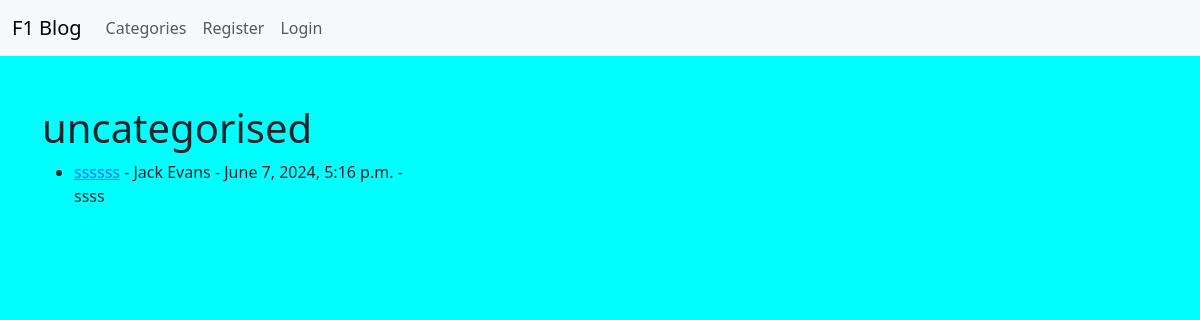
Page /category/6/ on the earlier database version.
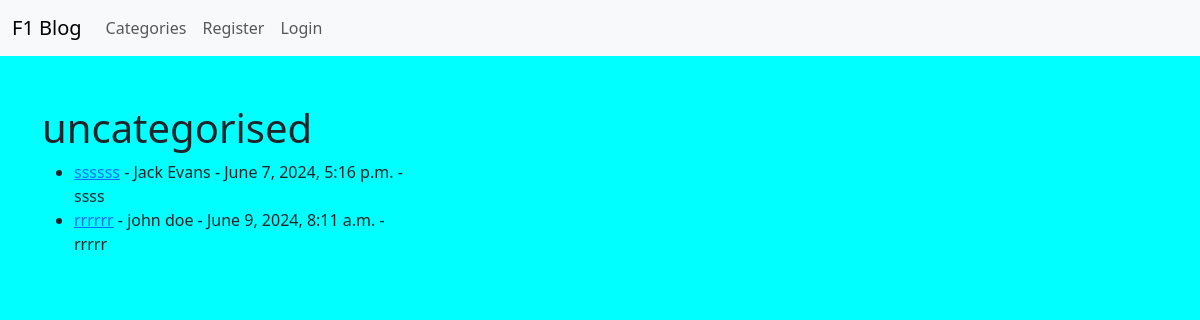
Same page on the later database version.
### blog/models.py (models this page shows, shortened)
class Post(models.Model):
    title = models.CharField(max_length=255)
    title_tag = models.CharField(max_length=255, default="F1 blog")
    author = models.ForeignKey(User, on_delete=models.CASCADE)
    body = models.TextField()
    timestamp = models.DateTimeField(auto_now_add=True)
    post_date = models.DateField(auto_now_add=True)
    category = models.ForeignKey(Category, on_delete=models.CASCADE)
    snippet = models.CharField(
        max_length=255,
    )

### blog/views.py (the view)
# urls.py: path("category/<int:pk>/", CategoryView, name="category"),
def CategoryView(request, pk):
    category_posts = Post.objects.filter(category=pk)
    category = Category.objects.get(pk=pk)
    return render(
        request,
        "categories.html",
        {"cats": category.name, "category_posts": category_posts},
    )

### blog/templates/categories.html (shortened to what this page needs)
{% extends 'base.html' %} {% block content %}<br />
{% if category_posts %}
<h1>{{ cats }}</h1>
<ul>
  {% for post in category_posts %}
  <li>
    <a href="{% url 'article-details' post.pk %}">{{ post.title }}</a> -
    {{post.author.first_name}} {{post.author.last_name}} - {{post.timestamp}} -
    <br />
    {{ post.body|slice:":200" }}
  </li>
  {% endfor %}
</ul>
{%else%}
<h2>This page does not exist</h2>
{% endif%}<br />
{% endblock%}

Differences in the rows shown:
added Post: title "rrrrrr", author.first_name "john", author.last_name "doe", timestamp "June 9, 2024, 8:11 a.m.", body "rrrrr"
